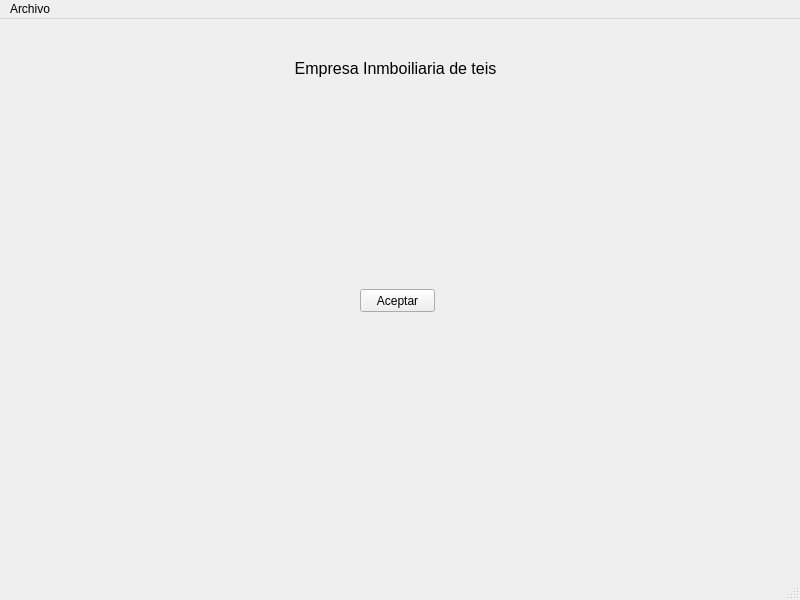
<?xml version="1.0" encoding="UTF-8"?>
<ui version="4.0">
 <class>venPrincipal</class>
 <widget class="QMainWindow" name="venPrincipal">
  <property name="geometry">
   <rect>
    <x>0</x>
    <y>0</y>
    <width>800</width>
    <height>600</height>
   </rect>
  </property>
  <property name="windowTitle">
   <string>InmoTeis</string>
  </property>
  <widget class="QWidget" name="centralwidget">
   <widget class="QPushButton" name="pushButton">
    <property name="geometry">
     <rect>
      <x>360</x>
      <y>270</y>
      <width>75</width>
      <height>23</height>
     </rect>
    </property>
    <property name="text">
     <string>Aceptar</string>
    </property>
   </widget>
   <widget class="QLabel" name="ibiTitulo">
    <property name="geometry">
     <rect>
      <x>240</x>
      <y>9</y>
      <width>311</width>
      <height>81</height>
     </rect>
    </property>
    <property name="font">
     <font>
      <pointsize>12</pointsize>
     </font>
    </property>
    <property name="text">
     <string>Empresa Inmboiliaria de teis</string>
    </property>
    <property name="scaledContents">
     <bool>false</bool>
    </property>
    <property name="alignment">
     <set>Qt::AlignCenter</set>
    </property>
   </widget>
  </widget>
  <widget class="QMenuBar" name="menubar">
   <property name="geometry">
    <rect>
     <x>0</x>
     <y>0</y>
     <width>800</width>
     <height>21</height>
    </rect>
   </property>
   <widget class="QMenu" name="menuArchivo">
    <property name="title">
     <string>Archivo</string>
    </property>
    <addaction name="actionSalir"/>
   </widget>
   <addaction name="menuArchivo"/>
  </widget>
  <widget class="QStatusBar" name="statusbar"/>
  <action name="actionSalir">
   <property name="text">
    <string>Salir</string>
   </property>
  </action>
 </widget>
 <resources/>
 <connections/>
</ui>
